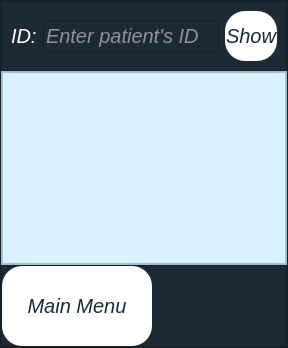
      <widget class="QWidget" name="PatientHistory">
       <layout class="QVBoxLayout" name="verticalLayout_26">
        <property name="spacing">
         <number>0</number>
        </property>
        <property name="leftMargin">
         <number>0</number>
        </property>
        <property name="topMargin">
         <number>0</number>
        </property>
        <property name="rightMargin">
         <number>0</number>
        </property>
        <property name="bottomMargin">
         <number>0</number>
        </property>
        <item>
         <widget class="QFrame" name="frame_15">
          <property name="styleSheet">
           <string notr="true">*{
	background-color: rgb(29, 42, 53);
	font-size: 20px;
	font-family:&quot;Georgia&quot;,Serif;
	font-style: italic;
	color: rgb(255, 255, 255);
}
QPushButton{
	color: rgb(29, 42, 53);
	border-radius: 20px;
	background-color: rgb(255, 255, 255);

}
QPushButton:hover{
	color: rgb(138, 0, 0);
	background-color: rgb(236, 236, 236);
}
</string>
          </property>
          <property name="frameShape">
           <enum>QFrame::StyledPanel</enum>
          </property>
          <property name="frameShadow">
           <enum>QFrame::Raised</enum>
          </property>
          <layout class="QVBoxLayout" name="verticalLayout_23">
           <property name="spacing">
            <number>0</number>
           </property>
           <property name="leftMargin">
            <number>0</number>
           </property>
           <property name="topMargin">
            <number>0</number>
           </property>
           <property name="rightMargin">
            <number>0</number>
           </property>
           <property name="bottomMargin">
            <number>0</number>
           </property>
           <item>
            <widget class="QFrame" name="frame_19">
             <property name="frameShape">
              <enum>QFrame::StyledPanel</enum>
             </property>
             <property name="frameShadow">
              <enum>QFrame::Raised</enum>
             </property>
             <layout class="QHBoxLayout" name="horizontalLayout">
              <item>
               <widget class="QLabel" name="label_history_id">
                <property name="maximumSize">
                 <size>
                  <width>30</width>
                  <height>50</height>
                 </size>
                </property>
                <property name="text">
                 <string>ID:</string>
                </property>
               </widget>
              </item>
              <item>
               <widget class="QLineEdit" name="lineEdit_history_id">
                <property name="maximumSize">
                 <size>
                  <width>250</width>
                  <height>16777215</height>
                 </size>
                </property>
                <property name="maxLength">
                 <number>9</number>
                </property>
                <property name="placeholderText">
                 <string>Enter patient's ID</string>
                </property>
               </widget>
              </item>
              <item>
               <widget class="QPushButton" name="btn_history_id">
                <property name="minimumSize">
                 <size>
                  <width>0</width>
                  <height>50</height>
                 </size>
                </property>
                <property name="maximumSize">
                 <size>
                  <width>120</width>
                  <height>50</height>
                 </size>
                </property>
                <property name="text">
                 <string>Show</string>
                </property>
               </widget>
              </item>
             </layout>
            </widget>
           </item>
           <item>
            <widget class="QFrame" name="frame_16">
             <property name="styleSheet">
              <string notr="true">font-size: 22px;
background-color: rgb(216, 242, 255);
color: rgb(0, 0, 0);
font: &quot;Calibri&quot;;</string>
             </property>
             <property name="frameShape">
              <enum>QFrame::StyledPanel</enum>
             </property>
             <property name="frameShadow">
              <enum>QFrame::Raised</enum>
             </property>
             <layout class="QVBoxLayout" name="verticalLayout_24">
              <property name="spacing">
               <number>0</number>
              </property>
              <property name="leftMargin">
               <number>0</number>
              </property>
              <property name="topMargin">
               <number>0</number>
              </property>
              <property name="rightMargin">
               <number>0</number>
              </property>
              <property name="bottomMargin">
               <number>0</number>
              </property>
              <item>
               <widget class="QTextEdit" name="textEdit_history_log">
                <property name="styleSheet">
                 <string notr="true">font-size: 22px;
background-color: rgb(216, 242, 255);
color: rgb(0, 0, 0);
font: &quot;Calibri&quot;;</string>
                </property>
               </widget>
              </item>
             </layout>
            </widget>
           </item>
           <item>
            <widget class="QFrame" name="frame_18">
             <property name="maximumSize">
              <size>
               <width>16777215</width>
               <height>100</height>
              </size>
             </property>
             <property name="frameShape">
              <enum>QFrame::StyledPanel</enum>
             </property>
             <property name="frameShadow">
              <enum>QFrame::Raised</enum>
             </property>
             <layout class="QVBoxLayout" name="verticalLayout_25">
              <property name="spacing">
               <number>0</number>
              </property>
              <property name="leftMargin">
               <number>0</number>
              </property>
              <property name="topMargin">
               <number>0</number>
              </property>
              <property name="rightMargin">
               <number>0</number>
              </property>
              <property name="bottomMargin">
               <number>0</number>
              </property>
              <item>
               <widget class="QPushButton" name="btn_back_to_main_history">
                <property name="minimumSize">
                 <size>
                  <width>150</width>
                  <height>80</height>
                 </size>
                </property>
                <property name="maximumSize">
                 <size>
                  <width>150</width>
                  <height>16777215</height>
                 </size>
                </property>
                <property name="text">
                 <string>Main Menu</string>
                </property>
               </widget>
              </item>
             </layout>
            </widget>
           </item>
          </layout>
         </widget>
        </item>
       </layout>
      </widget>
